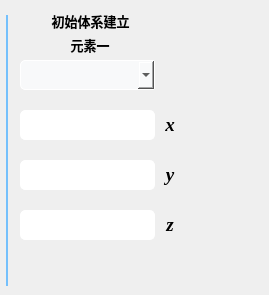
          <widget class="QWidget" name="page_3">
           <widget class="QLabel" name="label">
            <property name="geometry">
             <rect>
              <x>30</x>
              <y>10</y>
              <width>121</width>
              <height>21</height>
             </rect>
            </property>
            <property name="font">
             <font>
              <family>微软雅黑</family>
              <pointsize>10</pointsize>
              <weight>75</weight>
              <bold>true</bold>
             </font>
            </property>
            <property name="styleSheet">
             <string notr="true">border-color: rgb(233, 236, 239);
color: rgb(0, 0, 0);</string>
            </property>
            <property name="text">
             <string>初始体系建立</string>
            </property>
            <property name="alignment">
             <set>Qt::AlignCenter</set>
            </property>
           </widget>
           <widget class="QComboBox" name="exp1_ele1_comboBox">
            <property name="geometry">
             <rect>
              <x>20</x>
              <y>60</y>
              <width>135</width>
              <height>30</height>
             </rect>
            </property>
            <property name="font">
             <font>
              <family>Times New Roman</family>
              <pointsize>9</pointsize>
              <weight>75</weight>
              <bold>true</bold>
             </font>
            </property>
            <property name="cursor">
             <cursorShape>OpenHandCursor</cursorShape>
            </property>
            <property name="styleSheet">
             <string notr="true">QComboBox{
	border: 1px solid white;
	border-top-right-radius: 2px;
	border-bottom-right-radius: 2px;
    border-top-left-radius: 5px;
	border-bottom-left-radius: 5px;
    padding: 2px 3px 2px 3px;
    min-width: 3em;
	background-color: #f8f9fa;
	
	color: rgb(0, 0, 0);
}


</string>
            </property>
           </widget>
           <widget class="QLabel" name="label_2">
            <property name="geometry">
             <rect>
              <x>65</x>
              <y>30</y>
              <width>50</width>
              <height>30</height>
             </rect>
            </property>
            <property name="font">
             <font>
              <family>微软雅黑</family>
              <pointsize>10</pointsize>
              <weight>75</weight>
              <bold>true</bold>
             </font>
            </property>
            <property name="styleSheet">
             <string notr="true">border-color: rgb(233, 236, 239);
color: rgb(0, 0, 0);</string>
            </property>
            <property name="text">
             <string>元素一</string>
            </property>
            <property name="alignment">
             <set>Qt::AlignCenter</set>
            </property>
           </widget>
           <widget class="QLabel" name="label_8">
            <property name="geometry">
             <rect>
              <x>220</x>
              <y>57</y>
              <width>40</width>
              <height>35</height>
             </rect>
            </property>
            <property name="sizePolicy">
             <sizepolicy hsizetype="Preferred" vsizetype="Preferred">
              <horstretch>0</horstretch>
              <verstretch>0</verstretch>
             </sizepolicy>
            </property>
            <property name="styleSheet">
             <string notr="true">border-image: url(:/background/原子.png);</string>
            </property>
            <property name="text">
             <string/>
            </property>
           </widget>
           <widget class="QLabel" name="label_4">
            <property name="geometry">
             <rect>
              <x>155</x>
              <y>110</y>
              <width>30</width>
              <height>30</height>
             </rect>
            </property>
            <property name="font">
             <font>
              <family>Times New Roman</family>
              <pointsize>14</pointsize>
              <weight>75</weight>
              <italic>true</italic>
              <bold>true</bold>
             </font>
            </property>
            <property name="styleSheet">
             <string notr="true">border-color: rgb(233, 236, 239);
color: rgb(0, 0, 0);</string>
            </property>
            <property name="text">
             <string>x</string>
            </property>
            <property name="alignment">
             <set>Qt::AlignCenter</set>
            </property>
           </widget>
           <widget class="QLabel" name="label_5">
            <property name="geometry">
             <rect>
              <x>155</x>
              <y>160</y>
              <width>30</width>
              <height>30</height>
             </rect>
            </property>
            <property name="font">
             <font>
              <family>Times New Roman</family>
              <pointsize>14</pointsize>
              <weight>75</weight>
              <italic>true</italic>
              <bold>true</bold>
             </font>
            </property>
            <property name="styleSheet">
             <string notr="true">border-color: rgb(233, 236, 239);
color: rgb(0, 0, 0);</string>
            </property>
            <property name="text">
             <string>y</string>
            </property>
            <property name="alignment">
             <set>Qt::AlignCenter</set>
            </property>
           </widget>
           <widget class="QLabel" name="label_6">
            <property name="geometry">
             <rect>
              <x>155</x>
              <y>210</y>
              <width>30</width>
              <height>30</height>
             </rect>
            </property>
            <property name="font">
             <font>
              <family>Times New Roman</family>
              <pointsize>14</pointsize>
              <weight>75</weight>
              <italic>true</italic>
              <bold>true</bold>
             </font>
            </property>
            <property name="styleSheet">
             <string notr="true">border-color: rgb(233, 236, 239);
color: rgb(0, 0, 0);</string>
            </property>
            <property name="text">
             <string>z</string>
            </property>
            <property name="alignment">
             <set>Qt::AlignCenter</set>
            </property>
           </widget>
           <widget class="QLabel" name="label_9">
            <property name="geometry">
             <rect>
              <x>220</x>
              <y>107</y>
              <width>40</width>
              <height>35</height>
             </rect>
            </property>
            <property name="sizePolicy">
             <sizepolicy hsizetype="Preferred" vsizetype="Preferred">
              <horstretch>0</horstretch>
              <verstretch>0</verstretch>
             </sizepolicy>
            </property>
            <property name="styleSheet">
             <string notr="true">border-image: url(:/background/坐标轴.png);</string>
            </property>
            <property name="text">
             <string/>
            </property>
           </widget>
           <widget class="QLabel" name="label_10">
            <property name="geometry">
             <rect>
              <x>220</x>
              <y>157</y>
              <width>40</width>
              <height>35</height>
             </rect>
            </property>
            <property name="sizePolicy">
             <sizepolicy hsizetype="Preferred" vsizetype="Preferred">
              <horstretch>0</horstretch>
              <verstretch>0</verstretch>
             </sizepolicy>
            </property>
            <property name="styleSheet">
             <string notr="true">border-image: url(:/background/坐标轴.png);</string>
            </property>
            <property name="text">
             <string/>
            </property>
           </widget>
           <widget class="QLabel" name="label_11">
            <property name="geometry">
             <rect>
              <x>220</x>
              <y>207</y>
              <width>40</width>
              <height>35</height>
             </rect>
            </property>
            <property name="sizePolicy">
             <sizepolicy hsizetype="Preferred" vsizetype="Preferred">
              <horstretch>0</horstretch>
              <verstretch>0</verstretch>
             </sizepolicy>
            </property>
            <property name="styleSheet">
             <string notr="true">border-image: url(:/background/坐标轴.png);</string>
            </property>
            <property name="text">
             <string/>
            </property>
           </widget>
           <widget class="QLineEdit" name="exp1_ele1x_lineEdit">
            <property name="geometry">
             <rect>
              <x>20</x>
              <y>110</y>
              <width>135</width>
              <height>30</height>
             </rect>
            </property>
            <property name="font">
             <font>
              <family>Arial</family>
              <weight>75</weight>
              <bold>true</bold>
             </font>
            </property>
            <property name="styleSheet">
             <string notr="true">border: 1px solid white;
border-radius: 5px;
background-color: rgb(255, 255, 255);
color: rgb(0, 0, 0);</string>
            </property>
           </widget>
           <widget class="QLineEdit" name="exp1_ele1y_lineEdit">
            <property name="geometry">
             <rect>
              <x>20</x>
              <y>160</y>
              <width>135</width>
              <height>30</height>
             </rect>
            </property>
            <property name="font">
             <font>
              <family>Arial</family>
              <weight>75</weight>
              <bold>true</bold>
             </font>
            </property>
            <property name="styleSheet">
             <string notr="true">border: 1px solid white;
border-radius: 5px;
background-color: rgb(255, 255, 255);
color: rgb(0, 0, 0);</string>
            </property>
           </widget>
           <widget class="QLineEdit" name="exp1_ele1z_lineEdit">
            <property name="geometry">
             <rect>
              <x>20</x>
              <y>210</y>
              <width>135</width>
              <height>30</height>
             </rect>
            </property>
            <property name="font">
             <font>
              <family>Arial</family>
              <weight>75</weight>
              <bold>true</bold>
             </font>
            </property>
            <property name="styleSheet">
             <string notr="true">border: 1px solid white;
border-radius: 5px;
background-color: rgb(255, 255, 255);
color: rgb(0, 0, 0);</string>
            </property>
           </widget>
           <widget class="Line" name="line_2">
            <property name="geometry">
             <rect>
              <x>5</x>
              <y>15</y>
              <width>5</width>
              <height>271</height>
             </rect>
            </property>
            <property name="styleSheet">
             <string notr="true">color: rgb(116, 192, 252);</string>
            </property>
            <property name="frameShadow">
             <enum>QFrame::Plain</enum>
            </property>
            <property name="lineWidth">
             <number>2</number>
            </property>
            <property name="orientation">
             <enum>Qt::Vertical</enum>
            </property>
           </widget>
          </widget>
